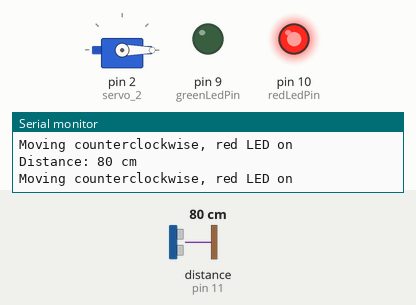
Simulated run of this sketch. Board: Arduino Uno, built with avr-gcc and run on an emulated ATmega328P. Parts: servo, output pins drawn as LEDs (lit = HIGH), the last lines printed to the serial monitor. Wiring (inferred from the names in the program): ultrasonic range finder: trigger pin 12; echo pin 11. The test bench sets the inputs (shaded band); at power-on: distance to the obstacle (sensor on pin 11) 80 cm. The echo pulse lasts 58.3 µs per cm; pins used as bus, display or sensor lines are not drawn.

Above: at 1.2 s.
1.3 s: distance to the obstacle (sensor on pin 11) set to 158 cm
2.8 s: distance to the obstacle (sensor on pin 11) set to 163 cm
At 3.4 s:
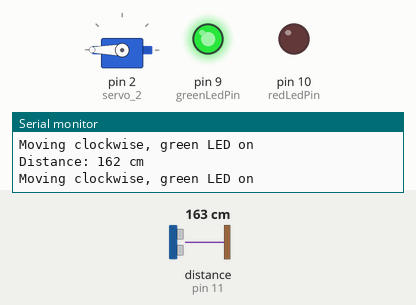
4.3 s: distance to the obstacle (sensor on pin 11) set to 154 cm
5.8 s: distance to the obstacle (sensor on pin 11) set to 147 cm
At 6.5 s:
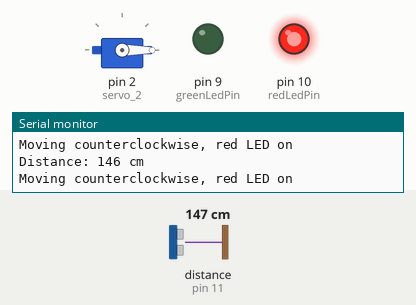
8.8 s: distance to the obstacle (sensor on pin 11) set to 299 cm
At 10.1 s:
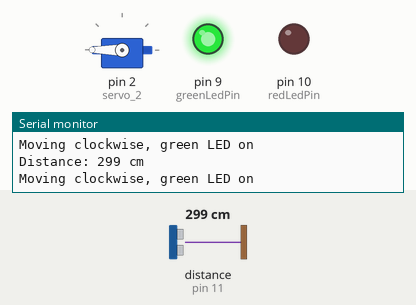
Timing chart, 0 to 11.3 s (numbered marks = the images above; inputs shaded):
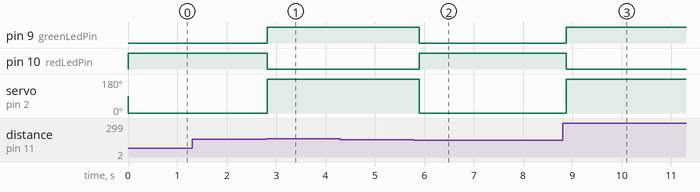

Measured:
- the behaviour switches between 160 and 161 cm on distance to the obstacle (sensor on pin 11) (found by bisection; images 0 and 1)
- the behaviour switches between 151 and 150 cm on distance to the obstacle (sensor on pin 11) (found by bisection; images 1 and 2)
- after the input at 2.8 s, pin 9 (greenLedPin): LOW → HIGH at once; pin 10 (redLedPin): HIGH → LOW at once; servo on pin 2 (servo_2): 0° → 180° at once
- after the input at 5.8 s, pin 9 (greenLedPin): HIGH → LOW after 0.10 s; pin 10 (redLedPin): LOW → HIGH after 0.10 s; servo on pin 2 (servo_2): 180° → 0° after 0.10 s
- after the input at 8.8 s, pin 9 (greenLedPin): LOW → HIGH after 0.07 s; pin 10 (redLedPin): HIGH → LOW after 0.07 s; servo on pin 2 (servo_2): 0° → 180° after 0.07 s

The sketch:

Servo.ino
```cpp
#include <Servo.h>

const int trigPin = 12; // Trig Pin
const int echoPin = 11; // Echo Pin
const int greenLedPin = 9; // Green LED pin
const int redLedPin = 10; // Red LED pin
long duration, cm; // Duration and distance in cm

Servo servo_2;

enum Direction { CLOCKWISE, COUNTERCLOCKWISE, NONE }; // Enum for servo direction
Direction lastDirection = NONE; // Variable to store the last direction

void setup() {
  Serial.begin(9600); // Set baud rate
  pinMode(trigPin, OUTPUT); // Set trigPin as OUTPUT
  pinMode(echoPin, INPUT); // Set echoPin as INPUT
  pinMode(greenLedPin, OUTPUT); // Set green LED pin as OUTPUT
  pinMode(redLedPin, OUTPUT); // Set red LED pin as OUTPUT
  servo_2.attach(2, 500, 2500); // Attach the servo to pin 2
}

void loop() {
  // Measure distance
  digitalWrite(trigPin, LOW);
  delayMicroseconds(5);
  digitalWrite(trigPin, HIGH);
  delayMicroseconds(10);
  digitalWrite(trigPin, LOW);

  duration = pulseIn(echoPin, HIGH); // Get the duration of the echo
  cm = (duration / 2) / 29.1; // Convert duration to distance in cm

  Serial.print("Distance: ");
  Serial.print(cm);
  Serial.println(" cm");

  // Control the servo and LEDs based on the distance
  if (cm > 160) {
    if (lastDirection != CLOCKWISE) {
      servo_2.write(servo_2.read() + 180); // Move clockwise
      lastDirection = CLOCKWISE;
    }
    digitalWrite(greenLedPin, HIGH); // Turn on green LED
    digitalWrite(redLedPin, LOW); // Turn off red LED
    Serial.println("Moving clockwise, green LED on");
  } else if (cm < 150) {
    if (lastDirection != COUNTERCLOCKWISE) {
      servo_2.write(servo_2.read() - 180); // Move counterclockwise
      lastDirection = COUNTERCLOCKWISE;
    }
    digitalWrite(greenLedPin, LOW); // Turn off green LED
    digitalWrite(redLedPin, HIGH); // Turn on red LED
    Serial.println("Moving counterclockwise, red LED on");
  }

  delay(100); // Wait before the next measurement
}
```
